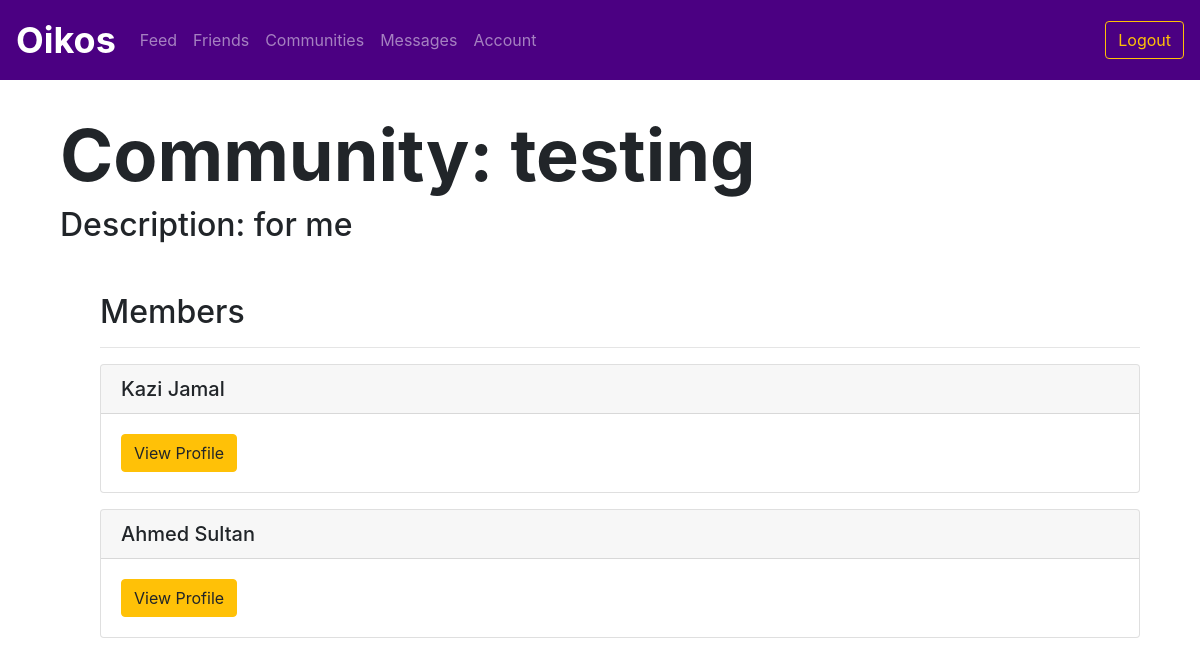
Page /community/1/members (signed in) on the earlier database version.
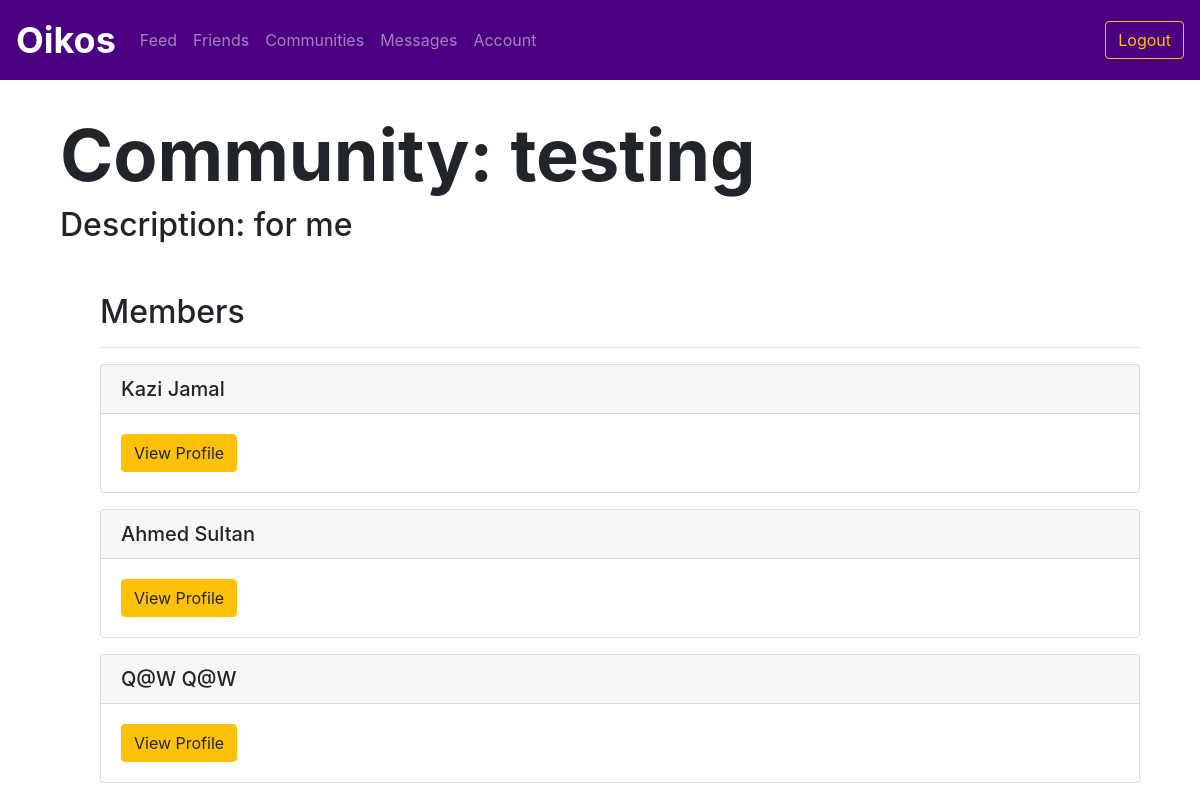
Same page on the later database version.
### utl/models.py (models this page shows)
class User(db.Model):
    userID = db.Column(db.Integer, primary_key=True)
    email = db.Column(db.Text, unique=True, nullable=False)
    password = db.Column(db.Text, nullable=False)
    firstName = db.Column(db.Text, nullable=False)
    lastName = db.Column(db.Text, nullable=False)
    displayName = db.Column(db.Text, nullable=False)
    grade = db.Column(db.Text, nullable=False)

### app.py (the view)
@app.route("/community/<communityID>/members")
@login_required
def communitymembers(communityID):
    community = communitiesfunctions.getCommunity(communityID)
    members = communitiesfunctions.getMembers(communityID)
    return render_template("communitymembers.html", community=community, members=members)

### app.py (called while the page is built)
def login_required(f):
    @wraps(f)
    def decorated_function(*args, **kwargs):
        if "userID" not in session:
            return redirect(url_for('login'))
        return f(*args, **kwargs)
    return decorated_function

### utl/communities.py (called while the page is built)
def getCommunity(communityID):
    community = Community.query.filter_by(communityID=communityID).first()
    return community

def getMembers(communityID):
    members = Member.query.filter_by(communityID=communityID).all()
    users = []
    for member in members:
        users.append(User.query.filter_by(userID=member.userID).first())
    return users

### templates/communitymembers.html (shortened to what this page needs)
{% extends "logbase.html" %}
{% block body %}
<div class="content mb-5">
     <h1 class="display-3" style="font-weight: 700; padding-left: 5vw; padding-top: 5vh;">Community: {{ community.name }}</h1>
     <h2 style="padding-left: 5vw;">Description: {{ community.description }}</h2>
</div>
<div class="container">
        <div class="col">
            <ul>
                <h2>Members</h2>
                <hr>
                {% for member in members %}
                <div class="card my-3">
                    <h5 class="card-header">{{ member.displayName }}</h5>
                    <div class="card-body">
                        <a href="/profile/{{ member.userID }}" class="btn btn-warning">View Profile</a>
                    </div>
                </div>
                {% endfor %}
            </ul>
        </div>
</div>
{% endblock %}

Differences in the rows shown:
added User: displayName "Q@W Q@W"
